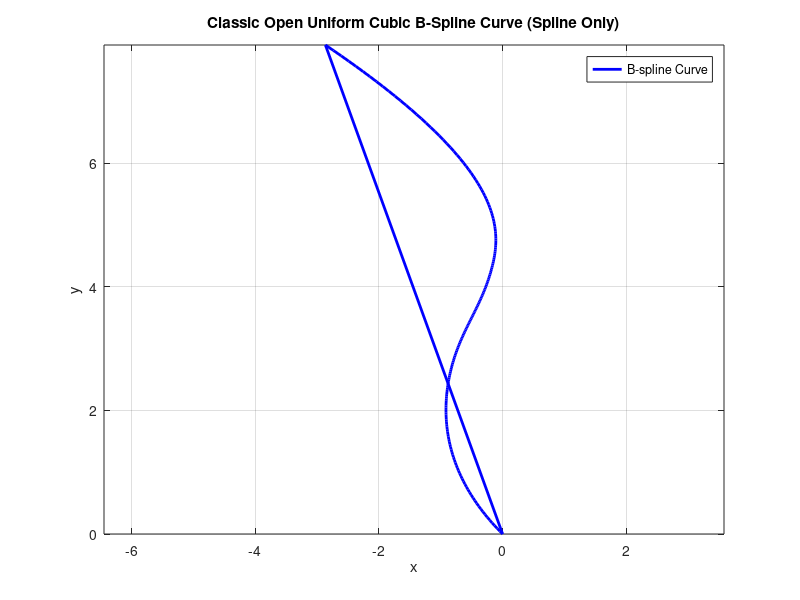

The MATLAB script that drew this image:
% File: plot_open_bspline_spline_only.m
% Description: Plots an open uniform cubic B-spline curve (spline only)
% using a clamped knot vector and the Cox-de Boor recursion formula.

function plot_open_bspline_spline_only()
    % Define the 6 control points (each row is [x, y])
    ctrl_pts = [ 0,  0;   % p0
                -1,  1;   % p1
                -1,  3;   % p2
                 0,  4;   % p3
                 0,  6;   % p4
                -3,  8];  % p5

    % For a cubic B-spline (degree = 3, order = 4) with 6 control points:
    % The knot vector length is n + degree + 2, where n = 5.
    % A typical clamped (open) knot vector (normalized) is:
    knot = [0, 0, 0, 0, 1/3, 2/3, 1, 1, 1, 1];
    
    % The valid parameter domain is u in [knot(4), knot(7)] = [0, 1]
    u_vals = linspace(0, 1, 200);
    curve = zeros(length(u_vals), 2);
    
    % Evaluate the B-spline curve at each u value.
    for j = 1:length(u_vals)
        u = u_vals(j);
        curve(j, :) = bspline_point(u, ctrl_pts, knot, 4);
    end

    % Plot the B-spline curve (without connecting the endpoints)
    figure;
    plot(curve(:,1), curve(:,2), 'b-', 'LineWidth', 2, 'DisplayName', 'B-spline Curve');
    title('Classic Open Uniform Cubic B-Spline Curve (Spline Only)');
    xlabel('x');
    ylabel('y');
    grid on;
    axis equal;
    legend('Location', 'best');
end

function pt = bspline_point(u, ctrl_pts, knot, order)
    % Evaluate the B-spline curve point at parameter u using Cox-de Boor recursion.
    n = size(ctrl_pts, 1) - 1;
    pt = [0, 0];
    for i = 0:n
        pt = pt + cox_de_boor(u, i, order, knot) * ctrl_pts(i+1, :);
    end
end

function N = cox_de_boor(u, i, k, knot)
    % Recursively evaluate the i-th B-spline basis function of order k at u.
    % u: parameter value
    % i: index (0-indexed)
    % k: order (degree + 1)
    % knot: knot vector
    if k == 1
        % Zero-degree basis function: 1 if u is in [knot(i+1), knot(i+2))
        if (knot(i+1) <= u && u < knot(i+2)) || (u == knot(end) && i == length(knot)-2)
            N = 1;
        else
            N = 0;
        end
    else
        denom1 = knot(i+k) - knot(i+1);
        if denom1 == 0
            term1 = 0;
        else
            term1 = (u - knot(i+1)) / denom1 * cox_de_boor(u, i, k-1, knot);
        end
        
        denom2 = knot(i+k+1) - knot(i+2);
        if denom2 == 0
            term2 = 0;
        else
            term2 = (knot(i+k+1) - u) / denom2 * cox_de_boor(u, i+1, k-1, knot);
        end
        N = term1 + term2;
    end
end
